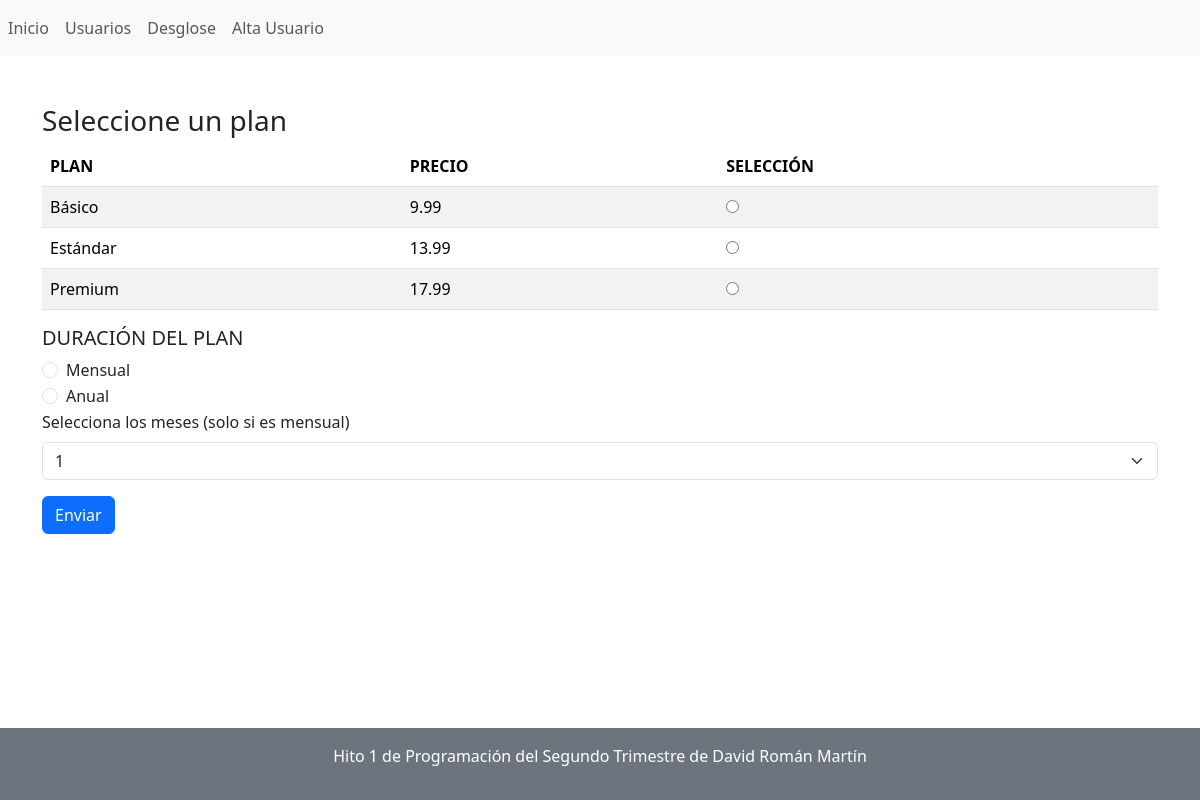
Screenshot of /alta_plan.php with the database file from the repository.
### tables this page shows
CREATE TABLE `planes` (
  `id_plan` int NOT NULL,
  `plan` varchar(50) DEFAULT NULL,
  `precio` decimal(10,2) DEFAULT NULL,
  PRIMARY KEY (`id_plan`)
);

### alta_plan.php (the view, shortened to what this page needs)
<!DOCTYPE html>
<html>
<head>
    <link href="https://cdn.jsdelivr.net/npm/bootstrap@5.3.3/dist/css/bootstrap.min.css" rel="stylesheet">
</head>
<body>
<?php
    $conexion = new mysqli("127.0.0.1", "root", "campusfp", "hito1prog");
    include('navegacion.php');
    $planes = "SELECT * FROM planes";
    $mostrarplanes = $conexion->query($planes);
    if (empty($_POST["id_plan"]) && empty($_POST["Duracion"])) {
        echo "<div class='container mt-5'>";
        echo "<h3>Seleccione un plan</h3>";
        echo "<form method='POST'>";
        echo "<table class='table table-striped'>";
        echo "<thead><tr><th>PLAN</th><th>PRECIO</th><th>SELECCIÓN</th></tr></thead>";
        echo "<tbody>";
        while ($row = $mostrarplanes->fetch_assoc()) {
            $plan = $row['plan'];
            $idplan = $row['id_plan'];
            echo "<tr>";
            echo "<td>" . $plan . "</td>";
            echo "<td>" . $row['precio'] . "</td>";
            echo "<td><input type='radio' name='id_plan' value='$idplan' required></td>";
            echo "</tr>";
        }
        echo "</tbody>";
        echo "</table>";
        echo "<h5>DURACIÓN DEL PLAN</h5>";
        echo "<div class='form-check'>";
        echo "<input type='radio' name='Duracion' value='mensual' class='form-check-input' required>";
        echo "<label class='form-check-label'>Mensual</label>";
        echo "</div>";
        echo "<div class='form-check'>";
        echo "<input type='radio' name='Duracion' value='anual' class='form-check-input' required>";
        echo "<label class='form-check-label'>Anual</label>";
        echo "</div>";
        echo "<div class='mb-3'>";
        echo "<label for='meses' class='form-label'>Selecciona los meses (solo si es mensual)</label>";
        echo "<select name='meses' class='form-select' required>";
        echo "<option value='1'>1</option><option value='2'>2</option><option value='3'>3</option><option value='4'>4</option><option value='5'>5</option><option value='6'>6</option><option value='7'>7</option><option value='8'>8</option><option value='9'>9</option><option value='10'>10</option><option value='11'>11</option>";
        echo "</select>";
        echo "</div>";
        echo "<button type='submit' class='btn btn-primary'>Enviar</button>";
        echo "</form>";
        echo "</div>";
    }
?>
        <footer class="bg-secondary text-white text-center py-3 fixed-bottom"><p>Hito 1 de Programación del Segundo Trimestre de David Román Martín</p></footer>
    </body>
</html>

### rows the page displays
planes: plan "Básico", precio "9.99"
planes: plan "Estándar", precio "13.99"
planes: plan "Premium", precio "17.99"
